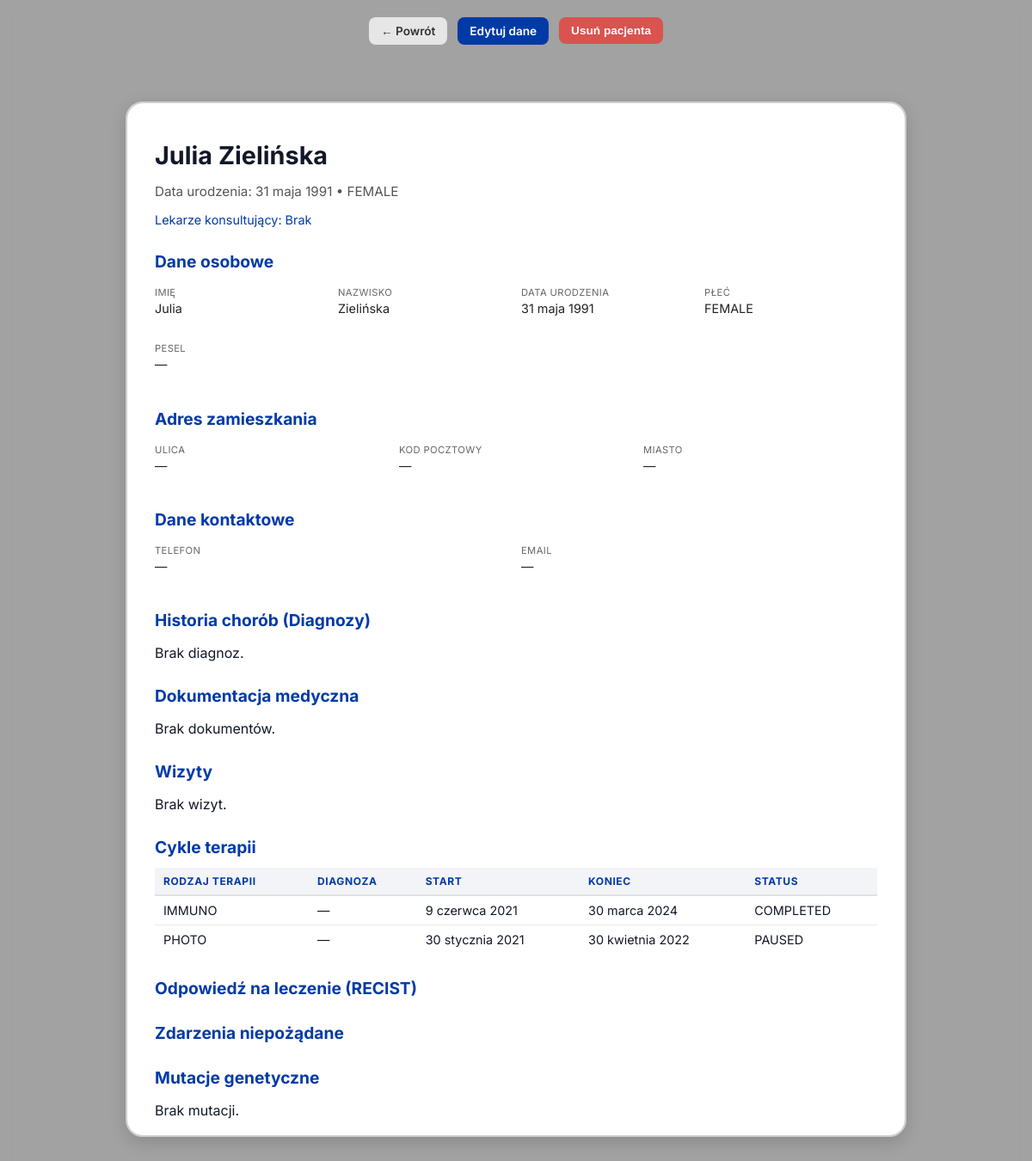
/patient/2/ (signed in), run on the app's committed database.
### patient/models.py (models this page shows, shortened)
class Patient(models.Model):
  class Gender(models.TextChoices):
    MALE = 'Mężczyzna','Mężczyzna'
    FEMALE = 'Kobieta','Kobieta'
    OTHER = 'Inna','Inna'
  first_name = models.CharField(max_length=100, verbose_name='Imię')
  last_name = models.CharField(max_length=100,verbose_name='Nazwisko')
  pesel = models.CharField(
    max_length = 11,
    unique = True,
    null = True,
    blank = True,
    validators=[validate_pesel],
    verbose_name = 'PESEL',
    help_text = '11-cyfrowy numer identyfikacyjny'
  )
  date_of_birth = models.DateField(verbose_name='Data urodzenia')
  gender= models.CharField(
    max_length=15,
    choices=Gender.choices,
    default=Gender.MALE,
    verbose_name='Płeć'
  )
  address_street = models.CharField(max_length=200, verbose_name='Ulica i nr domu', blank=True, null=True)
  address_zip_code = models.CharField(
    max_length=6,
    verbose_name='Kod pocztowy',
    blank=True,
    null=True,
    validators=[RegexValidator(r'^\d{2}-\d{3}$', 'Format kodu: XX-XXX')]
  )
  address_city = models.CharField(max_length=100, verbose_name='Miejscowość', blank=True, null=True)
  phone_number = models.CharField(max_length= 15, verbose_name='Numer telefonu',blank=True, null= True)
  email = models.EmailField(verbose_name= 'Email', blank= True, null= True)
  attending_doctor = models.ForeignKey(
    Doctor,
    on_delete=models.SET_NULL,
    null = True,
    blank = True,
    related_name= 'primary_patients',
    verbose_name= 'Lekarz Prowadzący',
  )
  consulting_doctors = models.ManyToManyField(
    Doctor,
    blank= True,
    related_name= 'consultation_patients',
    verbose_name= 'Lekarze konsultujący'
  )
  initial_diagnosis= models.CharField(max_length=250,verbose_name='Wstępna diagnoza (ARCHIWALNE)',blank=True, null=True)
  diagnosis_date = models.DateField(verbose_name='Data diagnozy (ARCHIWALNE)', blank = True, null= True)
  class Meta:
    verbose_name = 'Pacjent'
    verbose_name_plural = 'Pacjenci'

class TherapyCycle(models.Model):
  patient = models.ForeignKey(
    Patient,
    on_delete=models.CASCADE,
    related_name='therapy_cycles',
    verbose_name='Pacjent'
  )
  diagnosis = models.ForeignKey(
    Diagnosis,
    on_delete=models.CASCADE,
    related_name='therapy_cycles',
    verbose_name='Leczona choroba',
    null=True,
    blank=True,
  )
  start_date = models.DateField(verbose_name='Data rozpoczęcia')
  end_date = models.DateField(verbose_name='Data zakończenia', null=True, blank=True)
  class Therapy(models.TextChoices):
    CHEMO = 'Chemoterapia', 'Chemioterapia'
    HORMON = 'Terapia hormonalna', 'Terapia hormonalna'
    IMMUNO = 'Immunoterapia', 'Immunoterapia'
    PHOTO = 'Terapia fotodynamiczna', 'Terapia fotodynamiczna'
    TARGET = 'Terapia celowana', 'Terapia celowana'
    RADIO = 'Radioterapia', 'Radioterapia'
  protocol_name = models.CharField(
    max_length=200,
    choices=Therapy.choices,
    verbose_name='Rodzaj terapii'
  )
  class Status(models.TextChoices):
    ONGOING = 'W trakcie', 'W trakcie'
    COMPLETED = 'Zakończona', 'Zakończona'
    PAUSED = 'Wstrzymana', 'Wstrzymana'
    PLANNED = 'Zaplanowana', 'Zaplanowana'
  status = models.CharField(
    max_length=200,
    choices=Status.choices,
    verbose_name='Status terapii'
  )
  class Meta:
    verbose_name = "Cykl Terapii"
    verbose_name_plural = "Cykle Terapii"

### patient/views.py (the view)
# urls.py: path('patient/<int:pk>/', views.patient_detail, name='patient_detail'),
@login_required(login_url='login')
def patient_detail(request, pk):
    patient = get_object_or_404(Patient, pk=pk)
    editing = request.GET.get("edit") == "1"
    if request.method == "POST":
        form = PatientForm(request.POST, instance=patient)
        if form.is_valid():
            form.save()
            return redirect("patient_detail", pk=pk)
    else:
        form = PatientForm(instance=patient)
    return render(request, "home_page/patient_detail.html", {
        "patient": patient,
        "form": form,
        "editing": editing,
    })

### templates/home_page/patient_detail.html (shortened to what this page needs)
{% load static %}
<!DOCTYPE html>
<html lang="pl">
<head>
    <link rel="stylesheet" href="{% static 'stylesheets/home.css' %}">
    <link rel="stylesheet" href="{% static 'stylesheets/patient_detail.css' %}">
</head>
<body>
<div class="patient-actions">
    <a href="{% url 'home' %}" class="btn-secondary">← Powrót</a>
    {% if not editing %}
        <a href="?edit=1" class="btn-primary">Edytuj dane</a>
    {% endif %}
    <form method="post" action="{% url 'delete_patient' patient.id %}" onsubmit="return confirm('Czy na pewno chcesz usunąć pacjenta?');">
        <button type="submit" class="btn-danger">Usuń pacjenta</button>
    </form>
</div>
<div class="modal-window">
    <div class="patient-card">
        {% if editing %}
        <h2>Edytuj dane pacjenta</h2>
        <form method="post">
            {% csrf_token %}
            {{ form.as_p }}
            <button type="submit" class="btn-primary">Zapisz zmiany</button>
            <a href="{% url 'patient_detail' patient.id %}" class="btn-secondary">Anuluj</a>
        </form>
        {% else %}
        <div class="patient-header">
            <h1>{{ patient.first_name }} {{ patient.last_name }}</h1>
            <p class="patient-meta">
                {% if patient.pesel %}
                    PESEL: {{ patient.pesel }}
                {% else %}
                    Data urodzenia: {{ patient.date_of_birth }}
                {% endif %}
                • {{ patient.gender }}
            </p>
            <p class="doctor-info">
                Lekarze konsultujący:
                {% for d in patient.consulting_doctors.all %}
                    {{ d.first_name }} {{ d.last_name }}{% if not forloop.last %}, {% endif %}
                {% empty %}
                    Brak
                {% endfor %}
            </p>
        </div>
        <div class="patient-section">
            <h2>Dane osobowe</h2>
            <div class="section-grid">
                <div><label>Imię</label><p>{{ patient.first_name }}</p></div>
                <div><label>Nazwisko</label><p>{{ patient.last_name }}</p></div>
                <div><label>Data urodzenia</label><p>{{ patient.date_of_birth }}</p></div>
                <div><label>Płeć</label><p>{{ patient.gender }}</p></div>
                <div><label>PESEL</label><p>{{ patient.pesel|default:"—" }}</p></div>
            </div>
        </div>
        <div class="patient-section">
            <h2>Adres zamieszkania</h2>
            <div class="section-grid">
                <div><label>Ulica</label><p>{{ patient.address_street|default:"—" }}</p></div>
                <div><label>Kod pocztowy</label><p>{{ patient.address_zip_code|default:"—" }}</p></div>
                <div><label>Miasto</label><p>{{ patient.address_city|default:"—" }}</p></div>
            </div>
        </div>
        <div class="patient-section">
            <h2>Dane kontaktowe</h2>
            <div class="section-grid">
                <div><label>Telefon</label><p>{{ patient.phone_number|default:"—" }}</p></div>
                <div><label>Email</label><p>{{ patient.email|default:"—" }}</p></div>
            </div>
        </div>
        <div class="patient-section">
            <h2>Historia chorób (Diagnozy)</h2>
            {% if patient.diagnoses.all %}
            <table class="patient-table">
                <thead>
                    <tr>
                        <th>Kod ICD</th>
                        <th>Rozpoznanie</th>
                        <th>Data</th>
                        <th>Status</th>
                    </tr>
                </thead>
                <tbody>
                    {% for d in patient.diagnoses.all %}
                    <tr>
                        <td>{{ d.icd_code|default:"—" }}</td>
                        <td>{{ d.name }}</td>
                        <td>{{ d.diagnosis_date }}</td>
                        <td>{{ d.status }}</td>
                    </tr>
                    {% endfor %}
                </tbody>
            </table>
            {% else %}
            <p>Brak diagnoz.</p>
            {% endif %}
        </div>
        <div class="patient-section">
            <h2>Dokumentacja medyczna</h2>
            {% if patient.medical_documents.all %}
            <ul class="document-list">
                {% for doc in patient.medical_documents.all %}
                <li>
                    <strong>{{ doc.name }}</strong> ({{ doc.upload_date|default:"brak daty" }})
                    <br>
                    <small>{{ doc.description|default:"—" }}</small>
                </li>
                {% endfor %}
            </ul>
            {% else %}
            <p>Brak dokumentów.</p>
            {% endif %}
        </div>
        <div class="patient-section">
            <h2>Wizyty</h2>
            {% if patient.appointments.all %}
            <table class="patient-table">
                <thead>
                    <tr>
                        <th>Data</th>
                        <th>Lekarz</th>
                        <th>Rodzaj</th>
                        <th>Status</th>
                    </tr>
                </thead>
                <tbody>
                    {% for a in patient.appointments.all %}
                    <tr>
                        <td>{{ a.date_time }}</td>
                        <td>{{ a.doctor.first_name }} {{ a.doctor.last_name }}</td>
                        <td>{{ a.appointment_type }}</td>
                        <td>{{ a.status }}</td>
                    </tr>
                    {% endfor %}
                </tbody>
            </table>
            {% else %}
            <p>Brak wizyt.</p>
            {% endif %}
        </div>
        <div class="patient-section">
            <h2>Cykle terapii</h2>
            {% if patient.therapy_cycles.all %}
            <table class="patient-table">
                <thead>
                    <tr>
                        <th>Rodzaj terapii</th>
                        <th>Diagnoza</th>
                        <th>Start</th>
                        <th>Koniec</th>
                        <th>Status</th>
                    </tr>
                </thead>
                <tbody>
                    {% for t in patient.therapy_cycles.all %}
                    <tr>
                        <td>{{ t.protocol_name }}</td>
                        <td>{{ t.diagnosis.name|default:"—" }}</td>
                        <td>{{ t.start_date }}</td>
                        <td>{{ t.end_date|default:"—" }}</td>
                        <td>{{ t.status }}</td>
                    </tr>
                    {% endfor %}
                </tbody>
            </table>
            {% else %}
            <p>Brak terapii.</p>
            {% endif %}
        </div>
        <div class="patient-section">
            <h2>Odpowiedź na leczenie (RECIST)</h2>
        </div>
        <div class="patient-section">
            <h2>Zdarzenia niepożądane</h2>
        </div>
        <div class="patient-section">
            <h2>Mutacje genetyczne</h2>
            {% if patient.mutations.all %}
            <table class="patient-table">
                <thead>
                    <tr>
                        <th>Gen</th>
                        <th>Typ mutacji</th>
                        <th>VAF</th>
                    </tr>
                </thead>
                <tbody>
                    {% for m in patient.mutations.all %}
                    <tr>
                        <td>{{ m.gene }}</td>
                        <td>{{ m.mutation_type }}</td>
                        <td>{{ m.vaf }}</td>
                    </tr>
                    {% endfor %}
                </tbody>
            </table>
            {% else %}
            <p>Brak mutacji.</p>
            {% endif %}
        </div>
        {% endif %}
    </div>
</div>
</body>
</html>

### static/stylesheets/home.css (style rules this page uses)
:root { --app-bg: #f9fafb; --sidebar-bg: #d9d9d9; --header-bg: #ffffff; --text-primary: #111827; --text-secondary: #4b5563; --accent-color: #003aa7; --border-color: #b6b6b6; --font-sans: 'Inter', system-ui, sans-serif; }
html, body { margin: 0; padding: 0; height: 100%; width: 100%; background-color: var(--app-bg); color: var(--text-primary); font-family: var(--font-sans); }
.patient-table { width: 100%; border-collapse: collapse; text-align: left; }
.patient-table th { padding: 14px 24px; font-size: 0.75rem; text-transform: uppercase; color: var(--text-secondary); letter-spacing: 0.05em; background: #f3f4f6; border-bottom: 1px solid var(--border-color); font-weight: 700; }
.patient-table td { padding: 16px 24px; border-bottom: 1px solid #f3f4f6; font-size: 0.9rem; color: var(--text-primary); }
.patient-table tr:last-child td { border-bottom: none; }

### static/stylesheets/patient_detail.css (style rules this page uses)
html, body { height: 100%; margin: 0; padding: 0; background: #d9d9d9; overflow: hidden; }
.patient-card { position: fixed; top: 50%; left: 50%; transform: translate(-50%, -50%); width: 70%; max-width: 900px; height: 80vh; background: #ffffff; border-radius: 20px; border: 2px solid #cfcfcf; box-shadow: 0 6px 20px rgba(0,0,0,0.15); padding: 24px 32px; overflow-y: auto; z-index: 300; }
.patient-actions { position: fixed; top: 20px; left: 50%; transform: translateX(-50%); z-index: 400; display: flex; gap: 12px; justify-content: center; width: max-content; white-space: nowrap; }
.patient-actions a, .patient-actions button { padding: 8px 14px; font-size: 0.85rem; border-radius: 8px; font-weight: 600; cursor: pointer; border: none; text-decoration: none; transition: background 0.2s ease; }
.btn-secondary { background: #e6e6e6; color: #333; }
.btn-primary { background: #003aa7; color: white; }
.btn-danger { background: #d9534f; color: white; }
.patient-header h1 { font-size: 1.8rem; margin-bottom: 4px; }
.patient-meta { color: #555; font-size: 0.95rem; margin-bottom: 4px; }
.doctor-info { font-size: 0.9rem; color: #003aa7; }
.patient-section { margin-top: 28px; }
.patient-section h2 { font-size: 1.2rem; margin-bottom: 12px; color: #003aa7; }
.section-grid { display: grid; grid-template-columns: repeat(auto-fit, minmax(180px, 1fr)); gap: 12px; }
.section-grid label { font-size: 0.7rem; color: #666; text-transform: uppercase; letter-spacing: 0.4px; }
.section-grid p { font-size: 0.9rem; margin-top: 2px; color: #222; }
.patient-table { width: 100%; border-collapse: collapse; margin-top: 6px; font-size: 0.9rem; }
.patient-table th { background: #f2f4f7; padding: 8px 10px; text-align: left; font-weight: 700; color: #003aa7; border-bottom: 2px solid #e0e0e0; }
.patient-table td { padding: 8px 10px; border-bottom: 1px solid #eaeaea; }

### data on the page
Patient: first_name "Julia", last_name "Zielińska", date_of_birth "31 maja 1991", gender "FEMALE", pesel "—", address_street "—", address_zip_code "—", address_city "—", phone_number "—", email "—"
TherapyCycle: protocol_name "IMMUNO", diagnosis.name "—", start_date "9 czerwca 2021", end_date "30 marca 2024", status "COMPLETED"
TherapyCycle: protocol_name "PHOTO", diagnosis.name "—", start_date "30 stycznia 2021", end_date "30 kwietnia 2022", status "PAUSED"
